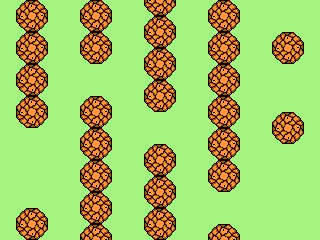

A 2D game scene composited from a Tiled map and its tileset images. What follows is a short description and the map's XML, with each tile layer's data collapsed to a summary:
An orthogonal 20x15 tile map with 16x16 px tiles, 1 tile layer (Tile Layer 1) and 3 objects.

<map version="1.0" orientation="orthogonal" renderorder="right-down" width="20" height="15" tilewidth="16" tileheight="16" nextobjectid="39">
 <tileset firstgid="1" name="tiles" tilewidth="16" tileheight="16" tilecount="32">
  <image source="tiles.png" width="128" height="64" />
  <tile id="0">
   <properties>
    <property name="col" value="0" />
   </properties>
  </tile>
  <tile id="1">
   <properties>
    <property name="col" value="0" />
   </properties>
  </tile>
  <tile id="2">
   <properties>
    <property name="col" value="0" />
   </properties>
  </tile>
  <tile id="3">
   <properties>
    <property name="col" value="0" />
   </properties>
  </tile>
  <tile id="4">
   <properties>
    <property name="col" value="0" />
   </properties>
  </tile>
  <tile id="5">
   <properties>
    <property name="col" value="0" />
   </properties>
  </tile>
  <tile id="6">
   <properties>
    <property name="col" value="0" />
   </properties>
  </tile>
  <tile id="8">
   <properties>
    <property name="col" value="1" />
   </properties>
  </tile>
  <tile id="9">
   <properties>
    <property name="col" value="0" />
   </properties>
  </tile>
  <tile id="10">
   <properties>
    <property name="col" value="0" />
   </properties>
  </tile>
  <tile id="11">
   <properties>
    <property name="col" value="0" />
    <property name="die" value="" />
   </properties>
  </tile>
  <tile id="12">
   <properties>
    <property name="col" value="1" />
   </properties>
  </tile>
  <tile id="13">
   <properties>
    <property name="col" value="0" />
   </properties>
  </tile>
  <tile id="14">
   <properties>
    <property name="col" value="0" />
   </properties>
  </tile>
  <tile id="16">
   <properties>
    <property name="col" value="0" />
   </properties>
  </tile>
  <tile id="17">
   <properties>
    <property name="col" value="0" />
   </properties>
  </tile>
  <tile id="18">
   <properties>
    <property name="col" value="0" />
   </properties>
  </tile>
  <tile id="19">
   <properties>
    <property name="col" value="0" />
   </properties>
  </tile>
  <tile id="20">
   <properties>
    <property name="col" value="1" />
   </properties>
  </tile>
  <tile id="21">
   <properties>
    <property name="col" value="0" />
   </properties>
  </tile>
  <tile id="22">
   <properties>
    <property name="col" value="0" />
   </properties>
  </tile>
  <tile id="24">
   <properties>
    <property name="col" value="0" />
   </properties>
  </tile>
  <tile id="25">
   <properties>
    <property name="col" value="1" />
   </properties>
  </tile>
  <tile id="26">
   <properties>
    <property name="col" value="1" />
   </properties>
  </tile>
  <tile id="27">
   <properties>
    <property name="col" value="1" />
   </properties>
  </tile>
  <tile id="28">
   <properties>
    <property name="col" value="0" />
   </properties>
  </tile>
  <tile id="29">
   <properties>
    <property name="col" value="0" />
   </properties>
  </tile>
  <tile id="30">
   <properties>
    <property name="col" value="0" />
   </properties>
  </tile>
 </tileset>
 <layer name="Tile Layer 1" width="20" height="15">
  <data>[300 cells, 300 non-empty, 2 distinct tile ids]</data>
 </layer>
 <objectgroup name="Object Layer 1">
  <object id="36" gid="20" x="240" y="48" width="16" height="16">
   <properties>
    <property name="e" value="6" />
   </properties>
  </object>
  <object id="37" gid="20" x="112" y="192" width="16" height="16">
   <properties>
    <property name="e" value="6" />
   </properties>
  </object>
  <object id="38" gid="20" x="176" y="16" width="16" height="16">
   <properties>
    <property name="e" value="7" />
   </properties>
  </object>
 </objectgroup>
</map>
